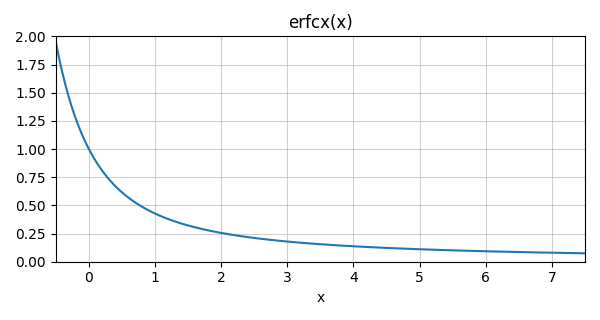

Reproduce this figure in Python.
import numpy as np
import matplotlib.pyplot as plt
from ufunclab import erfcx


plt.figure(figsize=(6, 3.2))

x = np.linspace(-0.5, 7.5, 500)
plt.plot(x, erfcx(x))

plt.title('erfcx(x)')
plt.xlabel('x')
plt.xlim(-0.5, 7.5)
plt.ylim(0.0, 2.0)
plt.grid(alpha=0.6)
plt.tight_layout()
# plt.show()
plt.savefig('erfcx_plot.png')
